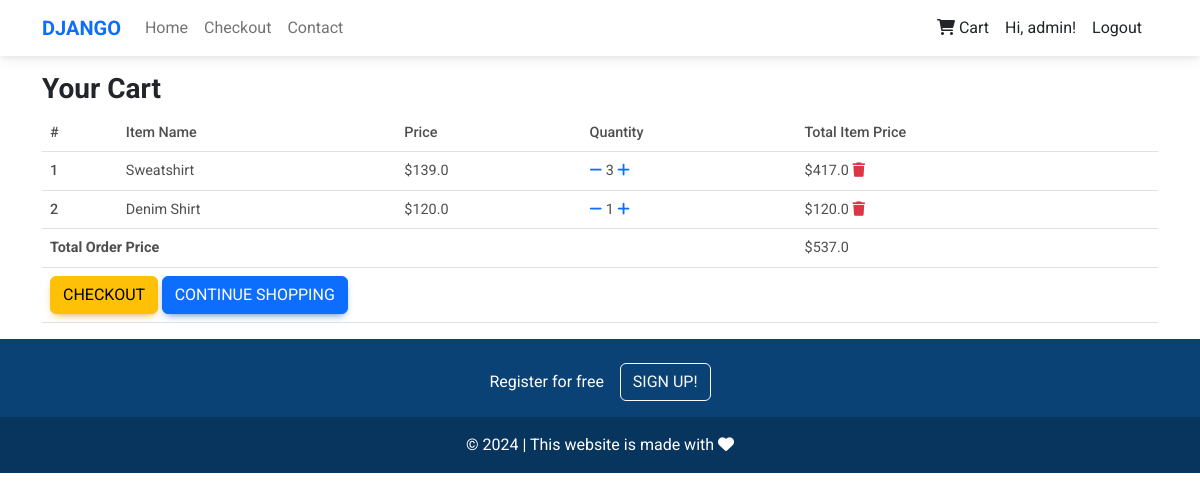
/order-summary/fe1ac4882d5d45cda01479454a279d17 (signed in), run on the app's committed database.
### core/models.py (models this page shows, shortened)
class OrderProduct(models.Model):
  id = models.UUIDField(primary_key=True, default=uuid.uuid4, editable=False)
  user = models.ForeignKey(settings.AUTH_USER_MODEL, on_delete=models.CASCADE)
  ordered = models.BooleanField(default=False)
  product = models.ForeignKey(Product, on_delete=models.CASCADE)
  quantity = models.IntegerField(default=1)
  class Meta:
    verbose_name = 'OrderProduct'
    verbose_name_plural = 'OrderProducts'
  def get_total_product_price(self):
    return self.quantity * self.product.price
  def get_final_price(self):
    if self.product.discount:
      return self.get_discount_product_price()
    return self.get_total_product_price()

class Product(models.Model):
  id = models.UUIDField(primary_key=True, default=uuid.uuid4, editable=False)
  name = models.CharField(max_length=100)
  image_url = models.CharField(max_length=255, null=True)
  price = models.FloatField()
  discount = models.FloatField(blank=True, null=True)
  category = models.CharField(choices=CATEGORY, max_length=2)
  label = models.CharField(choices=LABEL, max_length=2)
  description = models.TextField()
  class Meta:
    verbose_name = 'Product'
    verbose_name_plural = 'Products'

class Order(models.Model):
  id = models.UUIDField(primary_key=True, default=uuid.uuid4, editable=False)
  user = models.ForeignKey(settings.AUTH_USER_MODEL, on_delete=models.CASCADE)
  products = models.ManyToManyField(OrderProduct)
  start_date = models.DateTimeField(auto_now_add=True)
  ordered_at = models.DateTimeField()
  ordered = models.BooleanField(default=False)
  class Meta:
    verbose_name = 'Order'
    verbose_name_plural = 'Orders'
  def get_total_price(self):
    total = 0
    for order_product in self.products.all():
      total += order_product.get_final_price()
    return total

### core/views.py (the view)
# urls.py: path('order-summary/<pk>', views.OrderSummaryView.as_view(), name='order-summary'),
class OrderSummaryView(LoginRequiredMixin, View):
    def get(self, *args, **kwargs):
        try:
            order = Order.objects.get(user=self.request.user, ordered=False)
            context = {
                'object': order
            }
            return render(self.request, 'order-summary.html', context)
        except ObjectDoesNotExist:
            messages.error(self.request, 'You do not have an order!')
            return redirect('/')

### templates/order-summary.html (shortened to what this page needs)
{% extends 'base.html' %}
{% block content %}
<main>
  <div class="container">
    <div class="table-responsive text-nowrap">
      <h3>
        <strong>Your Cart</strong>
      </h3>
      <table class="table">
        <thead>
          <tr>
            <th scope="col">#</th>
            <th scope="col">Item Name</th>
            <th scope="col">Price</th>
            <th scope="col">Quantity</th>
            <th scope="col">Total Item Price</th>
          </tr>
        </thead>
        <tbody>
          {% for order_item in object.products.all %}
          <tr>
            <th scope="row">{{ forloop.counter }}</th>
            <td>{{ order_item.product.name }}</td>
            <td>
              {% if order_item.product.discount %}
              <del>${{ order_item.product.price}}</del>
              ${{ order_item.product.discount }}
              {% else %}
              ${{ order_item.product.price}}
              {% endif %}
            </td>
            <td>
              <a href="{% url 'core:reduce-quantity' order_item.product.pk %}"><i class="fas fa-minus mr-2"></i></a>
              {{ order_item.quantity }}
              <a href="{% url 'core:add-to-cart' order_item.product.pk %}"><i class="fas fa-plus ml-2"></i></a>
            </td>
            <td>
              {% if order_item.product.discount %}
              ${{ order_item.get_discount_product_price }}
              <span class="badge badge-success">Saved ${{ order_item.get_amount_saved }}</span>
              {% else %}
              ${{ order_item.get_total_product_price}}
              {% endif %}
              <a href="{% url 'core:remove-from-cart' order_item.product.pk %}">
                <i class="fas fa-trash float-right text-danger"></i>
              </a>
            </td>
          </tr>
          {% endfor %}
          {% if object.get_total_price %}
          <tr>
            <td colspan="4"><b>Total Order Price</b></td>
            <td>${{ object.get_total_price }}</td>
          </tr>
          <tr>
            <td colspan="5">
              <a href="/checkout" class="btn btn-warning float-right ml-2">Checkout</a>
              <a href="/" class="btn btn-primary float-right">Continue Shopping</a>
            </td>
          </tr>
          {% endif %}
        </tbody>
      </table>
    </div>
  </div>
</main>
{% endblock content %}

### templates/base.html (shortened to what this page needs)
{% load static %}
<!DOCTYPE html>
<html lang="en">
<head>
  <link rel="stylesheet" href="https://cdnjs.cloudflare.com/ajax/libs/font-awesome/6.0.0/css/all.min.css" />
  <link rel="stylesheet" href="{% static 'css/mdb.min.css' %}" />
  <link rel="stylesheet" href="{% static 'css/bootstrap.min.css' %}" />
  <link rel="stylesheet" href="{% static './css/custom.css' %}">
</head>
<body>
  {% include 'navbar.html' %}
  <div class="mt-5 pt-4">
  </div>
  {% block content %}
  {% endblock content %}
  {% include 'footer.html' %}
</body>
</html>

### templates/navbar.html (shortened to what this page needs)
<nav class="navbar fixed-top navbar-expand-lg navbar-light bg-white">
  <div class="container">
    <div class="collapse navbar-collapse" id="navbarSupportedContent1">
      <a class="navbar-brand mt-2 mt-sm-0" href="/">
        <strong class="text-primary">DJANGO</strong>
      </a>
      <ul class="navbar-nav me-auto mb-2 mb-lg-0">
        <li class="nav-item active">
          <a class="nav-link " href="/">Home</a>
        </li>
        <li class="nav-item">
          <a class="nav-link" href="/checkout">Checkout</a>
        </li>
        <li class="nav-item">
          <a class="nav-link" href="/">Contact</a>
        </li>
      </ul>
    </div>
    <div class="d-flex align-items-center">
      {% if user.is_authenticated %}
        <a href="{% url 'core:checkout' %}" class="nav-link me-3">
          {% if request.user or cart_item_count != 0 %}
          <span class="badge red z-depth-1 me-1">
          </span>
          {% endif %}
          <i class="fas fa-shopping-cart"></i>
          <span class="clearfix d-none d-sm-inline-block">Cart</span>
        </a>
        <a href="#" class="nav-link me-3">
          Hi, {{ user.username }}!
        </a>
        <a href="#" class="nav-link me-3">Logout</a>
        {% else %}
        <a href="{% url 'login' %}" class="nav-link me-3">Login</a>
        {% endif %}
    </div>
  </div>
</nav>

### templates/footer.html
<footer class="text-center text-white" style="background-color: #0a4275;">
  <div class="container p-4 pb-0">
    <section class="">
      <p class="d-flex justify-content-center align-items-center">
        <span class="me-3">Register for free</span>
        <button data-mdb-ripple-init type="button" class="btn btn-outline-light btn-rounded">
          Sign up!
        </button>
      </p>
    </section>
  </div>
  <div class="text-center p-3" style="background-color: rgba(0, 0, 0, 0.2);">
    &copy;
    <script>document.write(new Date().getFullYear())</script> | This website is made with <i
      class="fa-solid fa-heart"></i>
  </div>
</footer>

### static/css/custom.css (style rules this page uses)
body { font-family: "Roboto", Arial, Helvetica, sans-serif; }

### data on the page
OrderProduct: product.name "Sweatshirt", product.price "139.0", quantity "3", get_total_product_price "417.0"
OrderProduct: product.name "Denim Shirt", product.price "120.0", quantity "1", get_total_product_price "120.0"
Order: get_total_price "537.0"

### other printed values
{{ user.username }} "admin"
